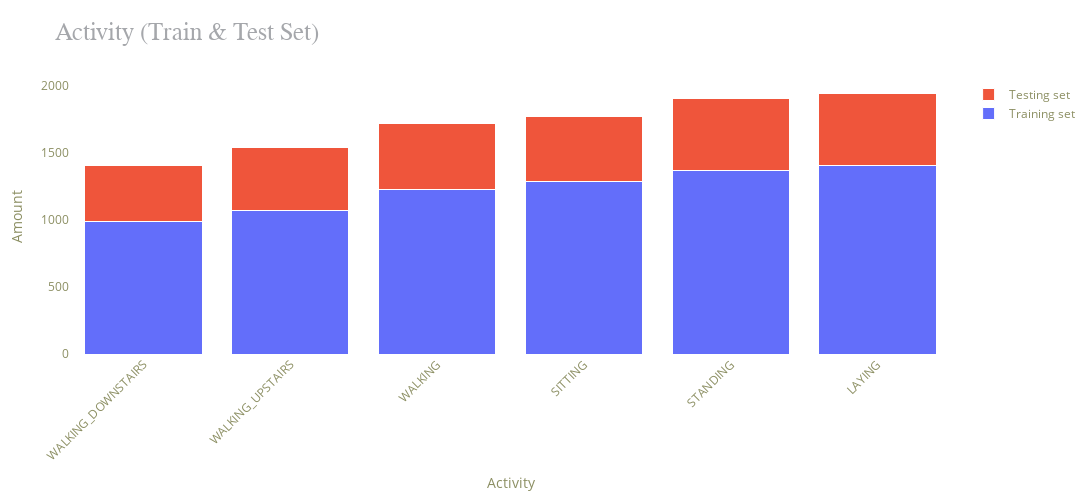

Notebook cell for this chart:
### Code cell
plt.figure(figsize=(5, 5))
label1 = train['Activity'].value_counts()
label2 = test['Activity'].value_counts()

graph1 = go.Bar(name="Training set", x=label1.index, y=label1.values)
graph2 = go.Bar(name="Testing set",x=label2.index, y=label2.values)

layout = go.Layout(height=500, width=1100, title = 'Activity (Train & Test Set)',
                   xaxis = dict(title = 'Activity', tickangle=0, showgrid=False),
                   yaxis = dict(title = 'Amount', showgrid=False),
                   plot_bgcolor='#ffffff', paper_bgcolor='#ffffff',
                   title_font=dict(size=25, color='#a5a7ab', family='verdana'),
                   margin=dict(t=80, b=30, l=70, r=40),
                   font=dict(color='#8c8f63'))

figure = go.Figure(data=[graph1,graph2], layout=layout)
figure.update_traces(textfont=dict(color='#f0f'),marker=dict(line=dict(color='#ffffff', width=1)))
figure.update_layout(xaxis=dict(autorange="reversed"), 
                    barmode='stack', 
                    xaxis_tickangle=-45)

iplot(figure)

### Figure 1 — Plotly figure (JSON) as saved in the notebook; plotly's stock layout.template omitted (floating-point values rounded to 4 significant figures)
{"data": [{"marker": {"line": {"color": "#ffffff", "width": 1}}, "name": "Training set", "textfont": {"color": "#f0f"}, "type": "bar", "x": ["LAYING", "STANDING", "SITTING", "WALKING", "WALKING_UPSTAIRS", "WALKING_DOWNSTAIRS"], "y": [1407, 1374, 1286, 1226, 1073, 986]}, {"marker": {"line": {"color": "#ffffff", "width": 1}}, "name": "Testing set", "textfont": {"color": "#f0f"}, "type": "bar", "x": ["LAYING", "STANDING", "WALKING", "SITTING", "WALKING_UPSTAIRS", "WALKING_DOWNSTAIRS"], "y": [537, 532, 496, 491, 471, 420]}], "layout": {"barmode": "stack", "font": {"color": "#8c8f63"}, "height": 500, "margin": {"b": 30, "l": 70, "r": 40, "t": 80}, "paper_bgcolor": "#ffffff", "plot_bgcolor": "#ffffff", "title": {"font": {"color": "#a5a7ab", "family": "verdana", "size": 25}, "text": "Activity (Train & Test Set)"}, "width": 1100, "xaxis": {"autorange": "reversed", "showgrid": false, "tickangle": -45, "title": {"text": "Activity"}}, "yaxis": {"showgrid": false, "title": {"text": "Amount"}}}}
